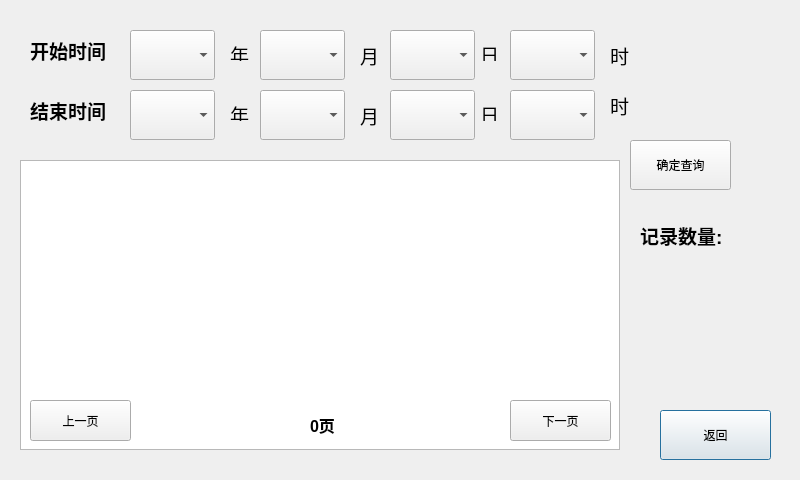
<?xml version="1.0" encoding="UTF-8"?>
<ui version="4.0">
 <class>history</class>
 <widget class="QDialog" name="history">
  <property name="geometry">
   <rect>
    <x>0</x>
    <y>0</y>
    <width>800</width>
    <height>480</height>
   </rect>
  </property>
  <property name="cursor">
   <cursorShape>IBeamCursor</cursorShape>
  </property>
  <property name="focusPolicy">
   <enum>Qt::NoFocus</enum>
  </property>
  <property name="windowTitle">
   <string>Dialog</string>
  </property>
  <property name="styleSheet">
   <string notr="true">#history{background-image: url(:/new/prefix1/his.png);}</string>
  </property>
  <widget class="QPushButton" name="pushButton">
   <property name="geometry">
    <rect>
     <x>660</x>
     <y>410</y>
     <width>111</width>
     <height>50</height>
    </rect>
   </property>
   <property name="text">
    <string>返回</string>
   </property>
  </widget>
  <widget class="QComboBox" name="comboBox_nhour">
   <property name="geometry">
    <rect>
     <x>510</x>
     <y>90</y>
     <width>85</width>
     <height>50</height>
    </rect>
   </property>
   <property name="maxVisibleItems">
    <number>6</number>
   </property>
  </widget>
  <widget class="QLabel" name="label_3">
   <property name="geometry">
    <rect>
     <x>230</x>
     <y>40</y>
     <width>31</width>
     <height>21</height>
    </rect>
   </property>
   <property name="text">
    <string>&lt;html&gt;&lt;head/&gt;&lt;body&gt;&lt;p&gt;&lt;span style=&quot; font-size:14pt;&quot;&gt;年&lt;/span&gt;&lt;/p&gt;&lt;/body&gt;&lt;/html&gt;</string>
   </property>
  </widget>
  <widget class="QLabel" name="label_7">
   <property name="geometry">
    <rect>
     <x>230</x>
     <y>100</y>
     <width>21</width>
     <height>21</height>
    </rect>
   </property>
   <property name="text">
    <string>&lt;html&gt;&lt;head/&gt;&lt;body&gt;&lt;p&gt;&lt;span style=&quot; font-size:14pt;&quot;&gt;年&lt;/span&gt;&lt;/p&gt;&lt;/body&gt;&lt;/html&gt;</string>
   </property>
  </widget>
  <widget class="QComboBox" name="comboBox_fyear">
   <property name="geometry">
    <rect>
     <x>130</x>
     <y>30</y>
     <width>85</width>
     <height>50</height>
    </rect>
   </property>
   <property name="styleSheet">
    <string notr="true">QComboBox QAbstractItemView::item { min-height: 80px;}</string>
   </property>
   <property name="maxVisibleItems">
    <number>6</number>
   </property>
  </widget>
  <widget class="QLabel" name="label_10">
   <property name="geometry">
    <rect>
     <x>610</x>
     <y>90</y>
     <width>21</width>
     <height>31</height>
    </rect>
   </property>
   <property name="text">
    <string>&lt;html&gt;&lt;head/&gt;&lt;body&gt;&lt;p&gt;&lt;span style=&quot; font-size:14pt;&quot;&gt;时&lt;/span&gt;&lt;/p&gt;&lt;/body&gt;&lt;/html&gt;</string>
   </property>
  </widget>
  <widget class="QComboBox" name="comboBox_nyear">
   <property name="geometry">
    <rect>
     <x>130</x>
     <y>90</y>
     <width>85</width>
     <height>50</height>
    </rect>
   </property>
   <property name="maxVisibleItems">
    <number>6</number>
   </property>
  </widget>
  <widget class="QLabel" name="label_9">
   <property name="geometry">
    <rect>
     <x>480</x>
     <y>100</y>
     <width>21</width>
     <height>21</height>
    </rect>
   </property>
   <property name="text">
    <string>&lt;html&gt;&lt;head/&gt;&lt;body&gt;&lt;p&gt;&lt;span style=&quot; font-size:14pt;&quot;&gt;日&lt;/span&gt;&lt;/p&gt;&lt;/body&gt;&lt;/html&gt;</string>
   </property>
  </widget>
  <widget class="QPushButton" name="pushButton_query">
   <property name="geometry">
    <rect>
     <x>630</x>
     <y>140</y>
     <width>101</width>
     <height>50</height>
    </rect>
   </property>
   <property name="text">
    <string>确定查询</string>
   </property>
  </widget>
  <widget class="QLabel" name="label">
   <property name="geometry">
    <rect>
     <x>30</x>
     <y>20</y>
     <width>101</width>
     <height>61</height>
    </rect>
   </property>
   <property name="font">
    <font>
     <pointsize>26</pointsize>
    </font>
   </property>
   <property name="text">
    <string>&lt;html&gt;&lt;head/&gt;&lt;body&gt;&lt;p&gt;&lt;span style=&quot; font-size:14pt; font-weight:600;&quot;&gt;开始时间&lt;/span&gt;&lt;/p&gt;&lt;/body&gt;&lt;/html&gt;</string>
   </property>
  </widget>
  <widget class="QLabel" name="label_6">
   <property name="geometry">
    <rect>
     <x>610</x>
     <y>40</y>
     <width>21</width>
     <height>31</height>
    </rect>
   </property>
   <property name="text">
    <string>&lt;html&gt;&lt;head/&gt;&lt;body&gt;&lt;p&gt;&lt;span style=&quot; font-size:14pt;&quot;&gt;时&lt;/span&gt;&lt;/p&gt;&lt;/body&gt;&lt;/html&gt;</string>
   </property>
  </widget>
  <widget class="QLabel" name="label_8">
   <property name="geometry">
    <rect>
     <x>360</x>
     <y>100</y>
     <width>31</width>
     <height>31</height>
    </rect>
   </property>
   <property name="text">
    <string>&lt;html&gt;&lt;head/&gt;&lt;body&gt;&lt;p&gt;&lt;span style=&quot; font-size:14pt;&quot;&gt;月&lt;/span&gt;&lt;/p&gt;&lt;/body&gt;&lt;/html&gt;</string>
   </property>
  </widget>
  <widget class="QComboBox" name="comboBox_fhour">
   <property name="geometry">
    <rect>
     <x>510</x>
     <y>30</y>
     <width>85</width>
     <height>50</height>
    </rect>
   </property>
   <property name="maxVisibleItems">
    <number>6</number>
   </property>
  </widget>
  <widget class="QLabel" name="label_4">
   <property name="geometry">
    <rect>
     <x>360</x>
     <y>40</y>
     <width>31</width>
     <height>31</height>
    </rect>
   </property>
   <property name="text">
    <string>&lt;html&gt;&lt;head/&gt;&lt;body&gt;&lt;p&gt;&lt;span style=&quot; font-size:14pt;&quot;&gt;月&lt;/span&gt;&lt;/p&gt;&lt;/body&gt;&lt;/html&gt;</string>
   </property>
  </widget>
  <widget class="QComboBox" name="comboBox_fday">
   <property name="geometry">
    <rect>
     <x>390</x>
     <y>30</y>
     <width>85</width>
     <height>50</height>
    </rect>
   </property>
   <property name="maxVisibleItems">
    <number>6</number>
   </property>
  </widget>
  <widget class="QLabel" name="label_2">
   <property name="geometry">
    <rect>
     <x>30</x>
     <y>90</y>
     <width>91</width>
     <height>41</height>
    </rect>
   </property>
   <property name="text">
    <string>&lt;html&gt;&lt;head/&gt;&lt;body&gt;&lt;p&gt;&lt;span style=&quot; font-size:14pt; font-weight:600;&quot;&gt;结束时间&lt;/span&gt;&lt;/p&gt;&lt;/body&gt;&lt;/html&gt;</string>
   </property>
  </widget>
  <widget class="QLabel" name="label_count">
   <property name="geometry">
    <rect>
     <x>640</x>
     <y>220</y>
     <width>161</width>
     <height>31</height>
    </rect>
   </property>
   <property name="text">
    <string>&lt;html&gt;&lt;head/&gt;&lt;body&gt;&lt;p&gt;&lt;span style=&quot; font-size:14pt; font-weight:600;&quot;&gt;记录数量:&lt;/span&gt;&lt;/p&gt;&lt;/body&gt;&lt;/html&gt;</string>
   </property>
  </widget>
  <widget class="QLabel" name="label_5">
   <property name="geometry">
    <rect>
     <x>480</x>
     <y>40</y>
     <width>21</width>
     <height>21</height>
    </rect>
   </property>
   <property name="text">
    <string>&lt;html&gt;&lt;head/&gt;&lt;body&gt;&lt;p&gt;&lt;span style=&quot; font-size:14pt;&quot;&gt;日&lt;/span&gt;&lt;/p&gt;&lt;/body&gt;&lt;/html&gt;</string>
   </property>
  </widget>
  <widget class="QComboBox" name="comboBox_nmon">
   <property name="geometry">
    <rect>
     <x>260</x>
     <y>90</y>
     <width>85</width>
     <height>50</height>
    </rect>
   </property>
   <property name="maxVisibleItems">
    <number>6</number>
   </property>
  </widget>
  <widget class="QComboBox" name="comboBox_nday">
   <property name="geometry">
    <rect>
     <x>390</x>
     <y>90</y>
     <width>85</width>
     <height>50</height>
    </rect>
   </property>
   <property name="maxVisibleItems">
    <number>6</number>
   </property>
  </widget>
  <widget class="QComboBox" name="comboBox_fmon">
   <property name="geometry">
    <rect>
     <x>260</x>
     <y>30</y>
     <width>85</width>
     <height>50</height>
    </rect>
   </property>
   <property name="maxVisibleItems">
    <number>6</number>
   </property>
  </widget>
  <widget class="QTableWidget" name="tableWidget">
   <property name="geometry">
    <rect>
     <x>20</x>
     <y>160</y>
     <width>600</width>
     <height>290</height>
    </rect>
   </property>
   <property name="styleSheet">
    <string notr="true"/>
   </property>
  </widget>
  <widget class="QPushButton" name="pushButton_last">
   <property name="geometry">
    <rect>
     <x>30</x>
     <y>400</y>
     <width>101</width>
     <height>41</height>
    </rect>
   </property>
   <property name="text">
    <string>上一页</string>
   </property>
  </widget>
  <widget class="QPushButton" name="pushButton_next">
   <property name="geometry">
    <rect>
     <x>510</x>
     <y>400</y>
     <width>101</width>
     <height>41</height>
    </rect>
   </property>
   <property name="text">
    <string>下一页</string>
   </property>
  </widget>
  <widget class="QLabel" name="label_page">
   <property name="geometry">
    <rect>
     <x>310</x>
     <y>410</y>
     <width>121</width>
     <height>31</height>
    </rect>
   </property>
   <property name="text">
    <string>&lt;html&gt;&lt;head/&gt;&lt;body&gt;&lt;p&gt;&lt;span style=&quot; font-size:12pt; font-weight:600;&quot;&gt;0页&lt;/span&gt;&lt;/p&gt;&lt;/body&gt;&lt;/html&gt;</string>
   </property>
  </widget>
 </widget>
 <resources/>
 <connections/>
</ui>
